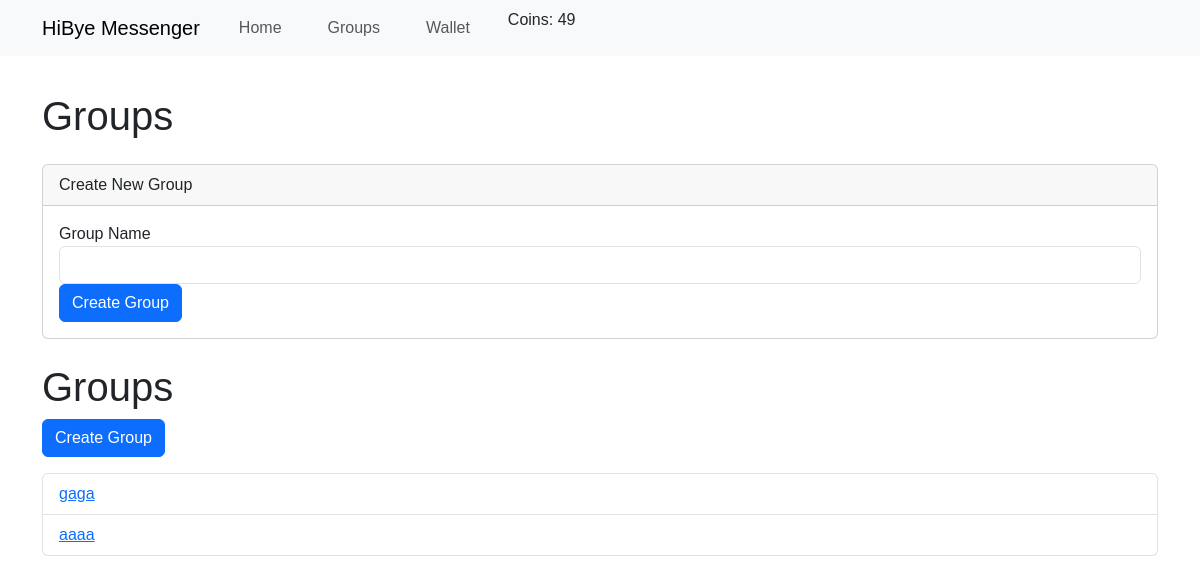
/messaging/groups/ (signed in), run on the app's committed database.
### accounts/models.py (models this page shows, shortened)
class CustomUser(AbstractBaseUser, PermissionsMixin):
    email = models.EmailField(max_length=255, unique=True)
    username = models.CharField(max_length=255, unique=True)
    is_active = models.BooleanField(default=True)
    is_staff = models.BooleanField(default=False)
    coins = models.IntegerField(default=50)  # Default to 50 coins on registration
    objects = CustomUserManager()
    USERNAME_FIELD = 'username'
    EMAIL_FIELD = 'email'
    groups = models.ManyToManyField(
        AuthGroup,
        related_name='customuser_set',  # Change the related_name to avoid conflict
        blank=True
    )
    user_permissions = models.ManyToManyField(
        'auth.Permission',
        related_name='customuser_set',  # Change the related_name to avoid conflict
        blank=True
    )

### messaging/models.py (models this page shows, shortened)
class Group(models.Model):
    name = models.CharField(max_length=255)
    description = models.TextField()
    created_by = models.ForeignKey(User, on_delete=models.CASCADE, related_name='created_groups')
    members = models.ManyToManyField(User, related_name='member_groups')
    created_at = models.DateTimeField(auto_now_add=True)

### messaging/views.py (the view)
# urls.py: path('groups/', groups, name='groups'),
@login_required
def groups(request):
    groups = Group.objects.all()
    return render(request, 'groups.html', {'groups': groups})

### templates/groups.html (shortened to what this page needs)
{% extends 'base.html' %}
{% block content %}
<h1 class="my-4">Groups</h1>
<div class="card mb-4">
    <div class="card-header">Create New Group</div>
    <div class="card-body">
        <form method="post" action="{% url 'create_group' %}">
            <div class="form-group">
                <label for="groupName">Group Name</label>
                <input type="text" class="form-control" id="groupName" name="name" required>
            </div>
            <button type="submit" class="btn btn-primary">Create Group</button>
        </form>
    </div>
</div>
<h1>Groups</h1>
<a class="btn btn-primary" href="{% url 'create_group' %}">Create Group</a>
<ul class="list-group mt-3">
    {% for group in groups %}
    <li class="list-group-item">
        <a href="{% url 'group_detail' group.id %}">{{ group.name }}</a>
    </li>
    {% endfor %}
</ul>
{% endblock %}

### templates/base.html (shortened to what this page needs)
{% load static %}
<!DOCTYPE html>
<html lang="en">
<head>
    <link rel="stylesheet" href="{% static 'css/bootstrap.min.css' %}">
    <link rel="stylesheet" href="{% static 'css/styles.css' %}">
</head>
<body>
    <nav class="navbar navbar-expand-lg navbar-light bg-light fixed-top">
        <div class="container">
            <a class="navbar-brand" href="{% url 'index' %}">HiBye Messenger</a>
            <div class="collapse navbar-collapse" id="navbarResponsive">
                <ul class="navbar-nav ml-auto">
                    <li class="nav-item">
                        <a class="nav-link" href="{% url 'index' %}">Home</a>
                    </li>
                    <li class="nav-item">
                        <a class="nav-link" href="{% url 'groups' %}">Groups</a>
                    </li>
                    <li class="nav-item">
                        <a class="nav-link" href="{% url 'transactions' %}">Wallet</a>
                    </li>
                    <li class="nav-item">
                        Coins: {{ user.coins }}
                    </li>
                </ul>
            </div>
        </div>
    </nav>
    <main class="container mt-5">
        {% block content %}
        {% endblock %}
    </main>
</body>
</html>

### static/css/styles.css (style rules this page uses)
body { padding-top: 56px; font-family: Arial, sans-serif; margin: 0; padding: 0; }
nav ul { list-style-type: none; margin: 0; padding: 0; display: flex; justify-content: center; }
nav ul li { margin: 0 15px; }
nav ul li a { color: #fff; text-decoration: none; }
main { padding: 20px; }

### data on the page
CustomUser: coins "49"
Group: name "gaga"
Group: name "aaaa"
